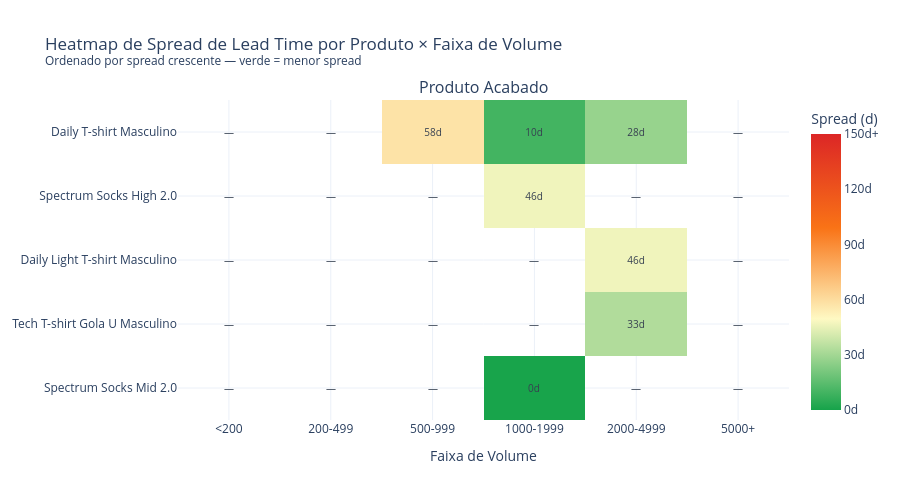

Notebook cell for this chart:
### Code cell
# Célula 10.1 — Heatmap de Spread por Produto × Faixa de Volume (PA e Tri separados)
# Ordenação crescente: produtos com menor spread ficam no topo.
# Células sem amostra suficiente exibem "—" em cinza.


def montar_heatmap_spread(df_spread_agg, label_fluxo):
    sub = df_spread_agg[df_spread_agg["fluxo"] == label_fluxo].copy()
    if len(sub) == 0:
        return None, None

    sub["produto_label"] = sub["product_names"].str[:35]

    pivot_spread = (
        sub.pivot_table(
            index="produto_label",
            columns="volume_bucket",
            values="spread_dias",
            aggfunc="median",
        )
        .reindex(columns=CONFIG["labels_volume"])
    )
    pivot_n = (
        sub.pivot_table(
            index="produto_label",
            columns="volume_bucket",
            values="n_total_grupo",
            aggfunc="sum",
        )
        .reindex(columns=CONFIG["labels_volume"])
    )

    pivot_spread = pivot_spread.where(pivot_n >= CONFIG["min_ops_grafico"])

    ordem = pivot_spread.max(axis=1).sort_values(ascending=True).index
    return pivot_spread.loc[ordem], pivot_n.loc[ordem]


hm_tri, n_tri_hm = montar_heatmap_spread(spread_agg, "Tri")
hm_pa,  n_pa_hm  = montar_heatmap_spread(spread_agg, "PA")

subplots_data = [
    (hm, n_hm, lbl)
    for hm, n_hm, lbl in [(hm_tri, n_tri_hm, "Triangulação"), (hm_pa, n_pa_hm, "Produto Acabado")]
    if hm is not None and len(hm) > 0
]

n_cols = len(subplots_data)
fig_hm = make_subplots(
    rows=1, cols=n_cols,
    subplot_titles=[lbl for _, _, lbl in subplots_data],
    horizontal_spacing=0.18,
)

for idx, (hm, n_hm, lbl) in enumerate(subplots_data, start=1):
    texto = hm.copy().astype(object)
    for i in hm.index:
        for j in hm.columns:
            v = hm.loc[i, j]
            texto.loc[i, j] = f"{v:.0f}d" if pd.notna(v) else "—"

    fig_hm.add_trace(
        go.Heatmap(
            z=hm.values,
            x=list(hm.columns),
            y=list(hm.index),
            text=texto.values,
            texttemplate="%{text}",
            textfont=dict(size=10, color="#374151"),
            colorscale=[
                [0.0,  COLORS["status_ok"]],
                [0.33, "#FEF9C3"],
                [0.66, COLORS["status_atencao"]],
                [1.0,  COLORS["status_critico"]],
            ],
            zmid=50,
            zmin=0,
            zmax=150,
            showscale=(idx == n_cols),
            colorbar=dict(
                title="Spread (d)",
                x=1.02,
                tickvals=[0, 30, 60, 90, 120, 150],
                ticktext=["0d", "30d", "60d", "90d", "120d", "150d+"],
            ) if idx == n_cols else None,
            hovertemplate=(
                "<b>%{y}</b><br>"
                "Volume: %{x}<br>"
                "Spread: %{z:.0f}d<extra></extra>"
            ),
        ),
        row=1, col=idx,
    )
    fig_hm.update_xaxes(title_text="Faixa de Volume", row=1, col=idx)

fig_hm.update_layout(
    title=(
        "Heatmap de Spread de Lead Time por Produto × Faixa de Volume<br>"
        "<sup>Ordenado por spread crescente — verde = menor spread</sup>"
    ),
    template=TEMPLATE,
    height=max(500, 22 * max(len(hm) for hm, _, _ in subplots_data) + 120),
)
fig_hm.show()

### Figure 1 — Plotly figure (JSON) as saved in the notebook; plotly's stock layout.template omitted (floating-point values rounded to 4 significant figures)
{"data": [{"colorbar": {"ticktext": ["0d", "30d", "60d", "90d", "120d", "150d+"], "tickvals": [0, 30, 60, 90, 120, 150], "title": {"text": "Spread (d)"}, "x": 1.02}, "colorscale": [[0, "#16A34A"], [0.33, "#FEF9C3"], [0.66, "#F97316"], [1, "#DC2626"]], "hovertemplate": "<b>%{y}</b><br>Volume: %{x}<br>Spread: %{z:.0f}d<extra></extra>", "showscale": true, "text": [["—", "—", "—", "0d", "—", "—"], ["—", "—", "—", "—", "33d", "—"], ["—", "—", "—", "—", "46d", "—"], ["—", "—", "—", "46d", "—", "—"], ["—", "—", "58d", "10d", "28d", "—"]], "textfont": {"color": "#374151", "size": 10}, "texttemplate": "%{text}", "type": "heatmap", "x": ["<200", "200-499", "500-999", "1000-1999", "2000-4999", "5000+"], "xaxis": "x", "y": ["Spectrum Socks Mid 2.0", "Tech T-shirt Gola U Masculino", "Daily Light T-shirt Masculino", "Spectrum Socks High 2.0", "Daily T-shirt Masculino"], "yaxis": "y", "z": [[NaN, NaN, NaN, 0.5, NaN, NaN], [NaN, NaN, NaN, NaN, 33.0, NaN], [NaN, NaN, NaN, NaN, 46.5, NaN], [NaN, NaN, NaN, 46.5, NaN, NaN], [NaN, NaN, 57.5, 9.5, 27.5, NaN]], "zmax": 150, "zmid": 50, "zmin": 0}], "layout": {"annotations": [{"font": {"size": 16}, "showarrow": false, "text": "Produto Acabado", "x": 0.5, "xanchor": "center", "xref": "paper", "y": 1, "yanchor": "bottom", "yref": "paper"}], "height": 500, "title": {"text": "Heatmap de Spread de Lead Time por Produto × Faixa de Volume<br><sup>Ordenado por spread crescente — verde = menor spread</sup>"}, "xaxis": {"anchor": "y", "domain": [0, 1], "title": {"text": "Faixa de Volume"}}, "yaxis": {"anchor": "x", "domain": [0, 1]}}}
